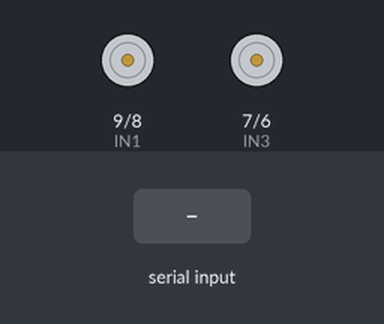
A sketch run on a simulated Arduino Uno, built with avr-gcc and run on an emulated ATmega328P. On the bench: motor-driver pin pairs drawn as motors (green arrow = first pin HIGH = forward, orange = second pin HIGH = backward, longer = more drive, scaled by the enable pin). Inputs (shaded band) come from the test bench.

Above: at 1.2 s.
1.3 s: "F" received over Serial
At 1.9 s:
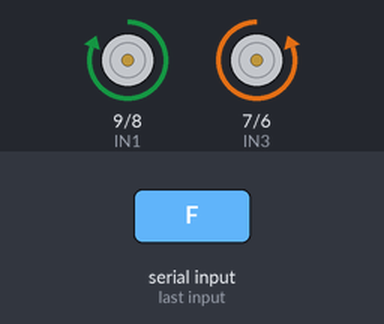
2.8 s: "B" received over Serial
At 3.1 s:
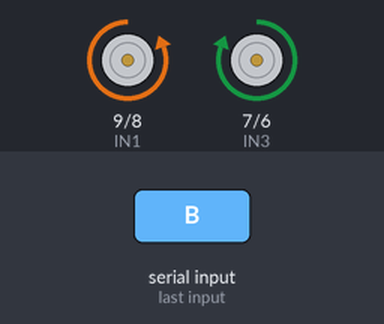
4.3 s: "L" received over Serial
At 5.4 s:
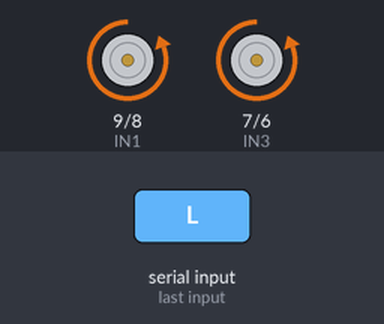
5.8 s: "R" received over Serial
At 6.5 s:
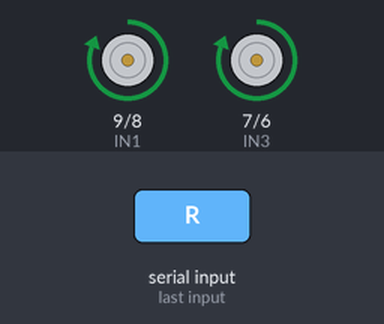
7.3 s: "S" received over Serial
At 7.7 s:
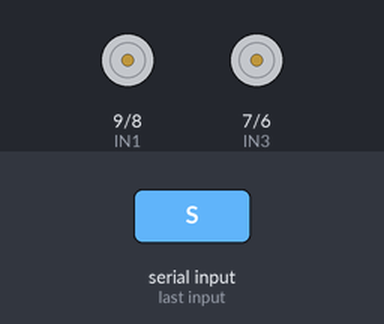
Timing chart, 0 to 9.8 s (numbered marks = the images above; inputs shaded):
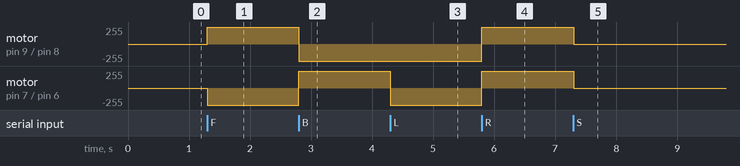

The sketch:

carrinhobluetoothg.ino
```cpp
#include <SoftwareSerial.h>

SoftwareSerial bt(0, 1);

//LADO ESQUERDO
int ENA = 10;
int IN1 = 9;
int IN2 = 8;

//LADO DIREITO
int ENB = 5;
int IN3 = 7;
int IN4 = 6;

char t;

void setup() {
  // put your setup code here, to run once:
  Serial.begin(9600);
  pinMode(ENA,OUTPUT);
  pinMode(ENB,OUTPUT);
  pinMode(IN1,OUTPUT);
  pinMode(IN2,OUTPUT);
  pinMode(IN3,OUTPUT);
  pinMode(IN4,OUTPUT);
  analogWrite(ENA,255);
  analogWrite(ENB,255);
}

void loop() {
  // put your main code here, to run repeatedly:
  if (Serial.available()){
    t = Serial.read();

    if(t == 'F'){
      digitalWrite(IN1,HIGH);
      digitalWrite(IN2,LOW);
      digitalWrite(IN3,LOW);
      digitalWrite(IN4,HIGH);
    }
    else if(t == 'B'){
      digitalWrite(IN1,LOW);
      digitalWrite(IN2,HIGH);
      digitalWrite(IN3,HIGH);
      digitalWrite(IN4,LOW);
    }
    else if(t == 'L'){
      digitalWrite(IN1,LOW);
      digitalWrite(IN2,HIGH);
      digitalWrite(IN3,LOW);
      digitalWrite(IN4,HIGH);
    }
    else if(t == 'R'){
      digitalWrite(IN1,HIGH);
      digitalWrite(IN2,LOW);
      digitalWrite(IN3,HIGH);
      digitalWrite(IN4,LOW);
    }
    else if(t == 'S'){
      digitalWrite(IN1,LOW);
      digitalWrite(IN2,LOW);
      digitalWrite(IN3,LOW);
      digitalWrite(IN4,LOW);
      }
  }
}
```

Measured:
- after the input at 1.3 s, motor on pin 9 (IN1) / pin 8 (IN2): stopped → forward 255/255 at once; motor on pin 7 (IN3) / pin 6 (IN4): stopped → backward 255/255 at once
- after the input at 2.8 s, motor on pin 9 (IN1) / pin 8 (IN2): forward 255/255 → backward 255/255 at once; motor on pin 7 (IN3) / pin 6 (IN4): backward 255/255 → forward 255/255 at once
- after the input at 4.3 s, motor on pin 7 (IN3) / pin 6 (IN4): forward 255/255 → backward 255/255 at once
- after the input at 5.8 s, motor on pin 9 (IN1) / pin 8 (IN2), motor on pin 7 (IN3) / pin 6 (IN4): backward 255/255 → forward 255/255 at once
- after the input at 7.3 s, motor on pin 9 (IN1) / pin 8 (IN2), motor on pin 7 (IN3) / pin 6 (IN4): forward 255/255 → stopped at once
